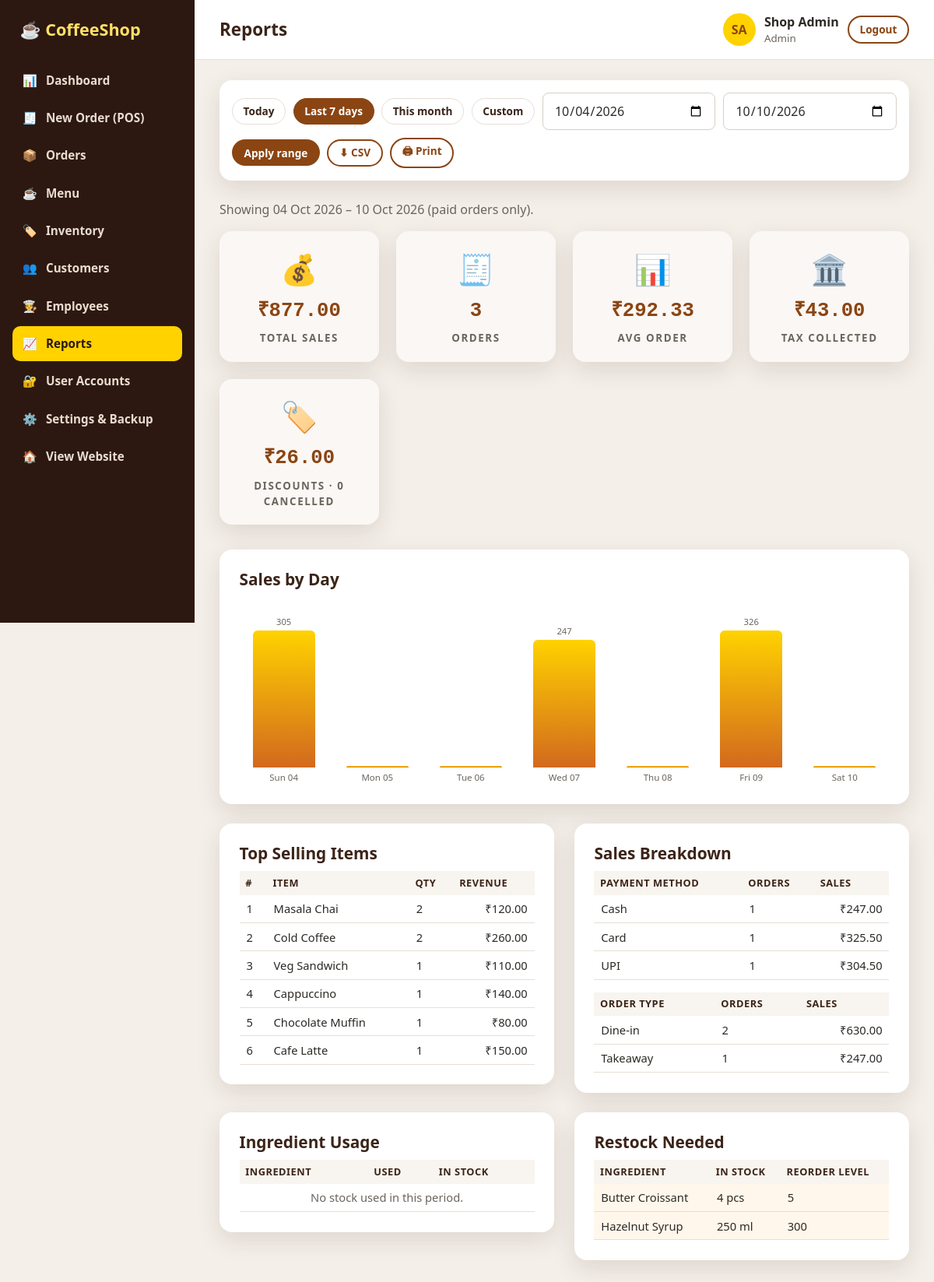
Screenshot of /admin/reports.php (signed in) with the database file from the repository.
### tables this page shows
CREATE TABLE users (
    id            INT AUTO_INCREMENT PRIMARY KEY,
    name          VARCHAR(100) NOT NULL,
    email         VARCHAR(150) NOT NULL UNIQUE,
    phone         VARCHAR(20),
    password_hash VARCHAR(255) NOT NULL,
    role          ENUM('admin','staff','customer') NOT NULL DEFAULT 'customer',
    is_active     TINYINT(1) NOT NULL DEFAULT 1,
    created_at    DATETIME NOT NULL DEFAULT CURRENT_TIMESTAMP
);

CREATE TABLE ingredients (
    id            INT AUTO_INCREMENT PRIMARY KEY,
    name          VARCHAR(100) NOT NULL UNIQUE,
    unit          VARCHAR(20) NOT NULL,
    quantity      DECIMAL(12,3) NOT NULL DEFAULT 0,
    reorder_level DECIMAL(12,3) NOT NULL DEFAULT 0,
    cost_per_unit DECIMAL(10,2) NOT NULL DEFAULT 0
);

### includes/bootstrap.php (called while the page is built, shortened)
<?php
function db(): PDO
{
    static $pdo = null;
    if ($pdo === null) {
        $dsn = 'mysql:host=' . DB_HOST . ';port=' . DB_PORT . ';dbname=' . DB_NAME . ';charset=utf8mb4';
        try {
            $pdo = new PDO($dsn, DB_USER, DB_PASS, [
                PDO::ATTR_ERRMODE            => PDO::ERRMODE_EXCEPTION,
                PDO::ATTR_DEFAULT_FETCH_MODE => PDO::FETCH_ASSOC,
                PDO::ATTR_EMULATE_PREPARES   => false,
            ]);
            $pdo->exec("SET time_zone = '" . date('P') . "'");
        } catch (PDOException $e) {
            http_response_code(500);
            exit('<h2>Database connection failed</h2><p>Check config/config.php and make sure the '
                . 'database/coffeeshop.sql file has been imported.</p>');
        }
    }
    return $pdo;
}
function base_url(string $path = ''): string
{
    static $base = null;
    if ($base === null) {
        $root = str_replace('\\', '/', realpath(__DIR__ . '/..'));
        $doc  = str_replace('\\', '/', realpath($_SERVER['DOCUMENT_ROOT'] ?? '') ?: '');
        $base = ($doc !== '' && str_starts_with($root, $doc)) ? substr($root, strlen($doc)) : '';
        $base = rtrim($base, '/');
    }
    return $base . '/' . ltrim($path, '/');
}
function e($value): string
{
    return htmlspecialchars((string) $value, ENT_QUOTES, 'UTF-8');
}
function setting(string $name, string $default = ''): string
{
    static $cache = null;
    if ($cache === null) {
        $cache = db()->query('SELECT name, value FROM settings')->fetchAll(PDO::FETCH_KEY_PAIR);
    }
    return $cache[$name] ?? $default;
}
function money($amount): string
{
    return setting('currency', '₹') . number_format((float) $amount, 2);
}
function current_user(): ?array
{
    static $user = false;
    if ($user === false) {
        $user = null;
        if (!empty($_SESSION['user_id'])) {
            $stmt = db()->prepare('SELECT id, name, email, phone, role FROM users WHERE id = ? AND is_active = 1');
            $stmt->execute([$_SESSION['user_id']]);
            $user = $stmt->fetch() ?: null;
        }
    }
    return $user;
}
function require_login(): array
{
    $user = current_user();
    return $user;
}
function require_role(string ...$roles): array
{
    $user = require_login();
    return $user;
}
function initials(string $name): string
{
    $parts = preg_split('/\s+/', trim($name));
    $out = mb_substr($parts[0] ?? '', 0, 1) . (count($parts) > 1 ? mb_substr(end($parts), 0, 1) : mb_substr($parts[0] ?? '', 1, 1));
    return mb_strtoupper($out);
}

### admin/reports.php (the view, shortened to what this page needs)
<?php
require_once __DIR__ . '/../includes/bootstrap.php';
require_once __DIR__ . '/../includes/layout.php';
require_role('admin');
$pdo = db();
$period = $_GET['period'] ?? 'weekly';
switch ($period) {
    default:        $period = 'weekly'; $from = date('Y-m-d', strtotime('-6 days')); $to = date('Y-m-d');
}
$range = [$from . ' 00:00:00', $to . ' 23:59:59'];
$paidWhere = "o.created_at BETWEEN ? AND ? AND o.status <> 'cancelled' AND o.payment_status = 'paid'";
$stmt = $pdo->prepare("SELECT COUNT(*) AS orders, COALESCE(SUM(total), 0) AS sales, COALESCE(SUM(tax_amount), 0) AS tax,
                              COALESCE(SUM(discount_amount), 0) AS discounts, COALESCE(AVG(total), 0) AS avg_order
                       FROM orders o WHERE $paidWhere");
$stmt->execute($range);
$summary = $stmt->fetch();
$stmt = $pdo->prepare("SELECT COUNT(*) FROM orders o WHERE o.created_at BETWEEN ? AND ? AND o.status = 'cancelled'");
$stmt->execute($range);
$cancelled = (int) $stmt->fetchColumn();
$stmt = $pdo->prepare("SELECT DATE(o.created_at) AS day, SUM(o.total) AS sales, COUNT(*) AS orders FROM orders o
                       WHERE $paidWhere GROUP BY day ORDER BY day");
$stmt->execute($range);
$byDay = $stmt->fetchAll(PDO::FETCH_UNIQUE);
$days = [];
for ($d = strtotime($from), $n = 0; $d <= strtotime($to) && $n < 62; $d = strtotime('+1 day', $d), $n++) {
    $key = date('Y-m-d', $d);
    $days[$key] = (float) ($byDay[$key]['sales'] ?? 0);
}
$maxDay = max($days ?: [0]) ?: 1;
$stmt = $pdo->prepare("SELECT oi.item_name, SUM(oi.quantity) AS qty, SUM(oi.line_total) AS revenue
                       FROM order_items oi JOIN orders o ON o.id = oi.order_id WHERE $paidWhere
                       GROUP BY oi.item_name ORDER BY qty DESC LIMIT 10");
$stmt->execute($range);
$topItems = $stmt->fetchAll();
$stmt = $pdo->prepare("SELECT o.payment_method, COUNT(*) AS orders, SUM(o.total) AS sales FROM orders o WHERE $paidWhere GROUP BY o.payment_method");
$stmt->execute($range);
$byMethod = $stmt->fetchAll();
$stmt = $pdo->prepare("SELECT o.order_type, COUNT(*) AS orders, SUM(o.total) AS sales FROM orders o WHERE $paidWhere GROUP BY o.order_type");
$stmt->execute($range);
$byType = $stmt->fetchAll();
$stmt = $pdo->prepare("SELECT i.name, i.unit, -SUM(s.change_qty) AS used, i.quantity, i.reorder_level
                       FROM stock_movements s JOIN ingredients i ON i.id = s.ingredient_id
                       WHERE s.created_at BETWEEN ? AND ? AND s.change_qty < 0
                       GROUP BY i.id ORDER BY i.name");
$stmt->execute($range);
$usage = $stmt->fetchAll();
$lowStock = $pdo->query('SELECT * FROM ingredients WHERE quantity <= reorder_level ORDER BY name')->fetchAll();
admin_start('Reports', 'reports');
?>
<form class="filter-bar panel no-print" method="get">
    <?php foreach (['daily' => 'Today', 'weekly' => 'Last 7 days', 'monthly' => 'This month', 'custom' => 'Custom'] as $k => $label): ?>
        <label class="chip-radio"><input type="radio" name="period" value="<?= $k ?>" <?= $period === $k ? 'checked' : '' ?> data-autosubmit> <?= $label ?></label>
    <?php endforeach; ?>
    <input type="date" name="from" value="<?= e($from) ?>">
    <input type="date" name="to" value="<?= e($to) ?>">
    <button class="btn btn-brown btn-sm" name="period" value="custom">Apply range</button>
    <a class="btn btn-outline btn-sm" href="?<?= e(http_build_query(['period' => 'custom', 'from' => $from, 'to' => $to, 'export' => 'csv'])) ?>">⬇ CSV</a>
    <button type="button" class="btn btn-outline btn-sm" onclick="window.print()">🖨 Print</button>
</form>
<p class="muted">Showing <?= e(date('d M Y', strtotime($from))) ?> – <?= e(date('d M Y', strtotime($to))) ?> (paid orders only).</p>
<div class="stat-grid five">
    <div class="stat-card"><span class="stat-icon">💰</span><strong><?= e(money($summary['sales'])) ?></strong><small>Total Sales</small></div>
    <div class="stat-card"><span class="stat-icon">🧾</span><strong><?= (int) $summary['orders'] ?></strong><small>Orders</small></div>
    <div class="stat-card"><span class="stat-icon">📊</span><strong><?= e(money($summary['avg_order'])) ?></strong><small>Avg Order</small></div>
    <div class="stat-card"><span class="stat-icon">🏛️</span><strong><?= e(money($summary['tax'])) ?></strong><small>Tax Collected</small></div>
    <div class="stat-card"><span class="stat-icon">🏷️</span><strong><?= e(money($summary['discounts'])) ?></strong><small>Discounts · <?= $cancelled ?> cancelled</small></div>
</div>
<section class="panel">
    <h2>Sales by Day</h2>
    <div class="bar-chart" role="img" aria-label="Daily sales bar chart">
        <?php foreach ($days as $day => $amount): ?>
            <div class="bar-col" title="<?= e(date('d M', strtotime($day)) . ': ' . money($amount)) ?>">
                <span class="bar-value"><?= $amount ? e(number_format($amount)) : '' ?></span>
                <div class="bar" style="height: <?= round($amount / $maxDay * 100, 1) ?>%"></div>
                <span class="bar-label"><?= e(date(count($days) > 10 ? 'd' : 'D d', strtotime($day))) ?></span>
            </div>
        <?php endforeach; ?>
    </div>
</section>
<div class="two-col">
    <section class="panel">
        <h2>Top Selling Items</h2>
        <table class="table compact">
            <thead><tr><th>#</th><th>Item</th><th>Qty</th><th class="right">Revenue</th></tr></thead>
            <tbody>
            <?php foreach ($topItems as $i => $t): ?>
                <tr><td><?= $i + 1 ?></td><td><?= e($t['item_name']) ?></td><td><?= (int) $t['qty'] ?></td><td class="right"><?= e(money($t['revenue'])) ?></td></tr>
            <?php endforeach; ?>
            </tbody>
        </table>
    </section>
    <section class="panel">
        <h2>Sales Breakdown</h2>
        <table class="table compact">
            <thead><tr><th>Payment method</th><th>Orders</th><th class="right">Sales</th></tr></thead>
            <tbody>
            <?php foreach ($byMethod as $m): ?>
                <tr><td><?= e(PAYMENT_METHODS[$m['payment_method']] ?? 'Unspecified') ?></td><td><?= (int) $m['orders'] ?></td><td class="right"><?= e(money($m['sales'])) ?></td></tr>
            <?php endforeach; ?>
            </tbody>
        </table>
        <table class="table compact">
            <thead><tr><th>Order type</th><th>Orders</th><th class="right">Sales</th></tr></thead>
            <tbody>
            <?php foreach ($byType as $t): ?>
                <tr><td><?= e(ORDER_TYPES[$t['order_type']]) ?></td><td><?= (int) $t['orders'] ?></td><td class="right"><?= e(money($t['sales'])) ?></td></tr>
            <?php endforeach; ?>
            </tbody>
        </table>
    </section>
</div>
<div class="two-col">
    <section class="panel">
        <h2>Ingredient Usage</h2>
        <table class="table compact">
            <thead><tr><th>Ingredient</th><th>Used</th><th>In stock</th></tr></thead>
            <tbody>
            <?php if (!$usage): ?><tr><td colspan="3" class="empty">No stock used in this period.</td></tr><?php endif; ?>
            </tbody>
        </table>
    </section>
    <section class="panel">
        <h2>Restock Needed</h2>
        <table class="table compact">
            <thead><tr><th>Ingredient</th><th>In stock</th><th>Reorder level</th></tr></thead>
            <tbody>
            <?php foreach ($lowStock as $l): ?>
                <tr class="row-warn"><td><?= e($l['name']) ?></td><td><?= e(+$l['quantity']) ?> <?= e($l['unit']) ?></td><td><?= e(+$l['reorder_level']) ?></td></tr>
            <?php endforeach; ?>
            </tbody>
        </table>
    </section>
</div>
<?php
admin_end();

### includes/layout.php (shortened to what this page needs)
<?php
function page_head(string $title, string $bodyClass = ''): void
{
    ?><!DOCTYPE html>
<html lang="en">
<head>
    <title><?= e($title) ?> | <?= e(setting('shop_name', 'Coffee Shop')) ?></title>
    <link rel="stylesheet" href="<?= e(base_url('assets/css/style.css')) ?>">
</head>
<body class="<?= e($bodyClass) ?>">
<?php
}
function page_end(): void
{
    ?>
</body>
</html>
<?php
}
    ?>
<?php
function admin_start(string $title, string $active): void
{
    $user = current_user();
    $menu = [
        'dashboard' => ['📊', 'Dashboard', 'admin/index.php', false],
        'pos'       => ['🧾', 'New Order (POS)', 'admin/pos.php', false],
        'orders'    => ['📦', 'Orders', 'admin/orders.php', false],
        'menu'      => ['☕', 'Menu', 'admin/menu.php', true],
        'inventory' => ['🏷️', 'Inventory', 'admin/inventory.php', false],
        'customers' => ['👥', 'Customers', 'admin/customers.php', false],
        'employees' => ['🧑‍🍳', 'Employees', 'admin/employees.php', true],
        'reports'   => ['📈', 'Reports', 'admin/reports.php', true],
        'users'     => ['🔐', 'User Accounts', 'admin/users.php', true],
        'settings'  => ['⚙️', 'Settings & Backup', 'admin/settings.php', true],
    ];
    page_head($title, 'admin-body');
    ?>
<div class="admin-layout">
    <aside class="sidebar" id="sidebar">
        <a class="logo-flat" href="<?= e(base_url('admin/index.php')) ?>">☕ CoffeeShop</a>
        <nav>
            <?php foreach ($menu as $key => [$icon, $label, $href, $adminOnly]):
                if ($adminOnly && $user['role'] !== 'admin') continue; ?>
                <a href="<?= e(base_url($href)) ?>" class="<?= $key === $active ? 'active' : '' ?>"><span><?= $icon ?></span><?= e($label) ?></a>
            <?php endforeach; ?>
            <a href="<?= e(base_url('index.php')) ?>"><span>🏠</span>View Website</a>
        </nav>
    </aside>
    <div class="admin-main">
        <header class="admin-topbar">
            <h1><?= e($title) ?></h1>
            <div class="topbar-user">
                <span class="avatar"><?= e(initials($user['name'])) ?></span>
                <div><strong><?= e($user['name']) ?></strong><small><?= e(ucfirst($user['role'])) ?></small></div>
                <a class="btn btn-outline btn-sm" href="<?= e(base_url('logout.php')) ?>">Logout</a>
            </div>
        </header>
        <main class="admin-content">
<?php
}
function admin_end(): void
{
    ?>
        </main>
    </div>
</div>
<?php
    page_end();
}

### rows the page displays
users: name "SA", name "Shop Admin", role "Admin"
ingredients: name "Butter Croissant", quantity "4", unit "pcs", reorder_level "5"
ingredients: name "Hazelnut Syrup", quantity "250", unit "ml", reorder_level "300"

### other values shown
$icon "📊"
$label "Dashboard"
$icon "🧾"
$label "New Order (POS)"
$icon "📦"
$label "Orders"
$icon "☕"
$label "Menu"
$icon "🏷️"
$label "Inventory"
$icon "👥"
$label "Customers"
$icon "🧑‍🍳"
$label "Employees"
$icon "📈"
